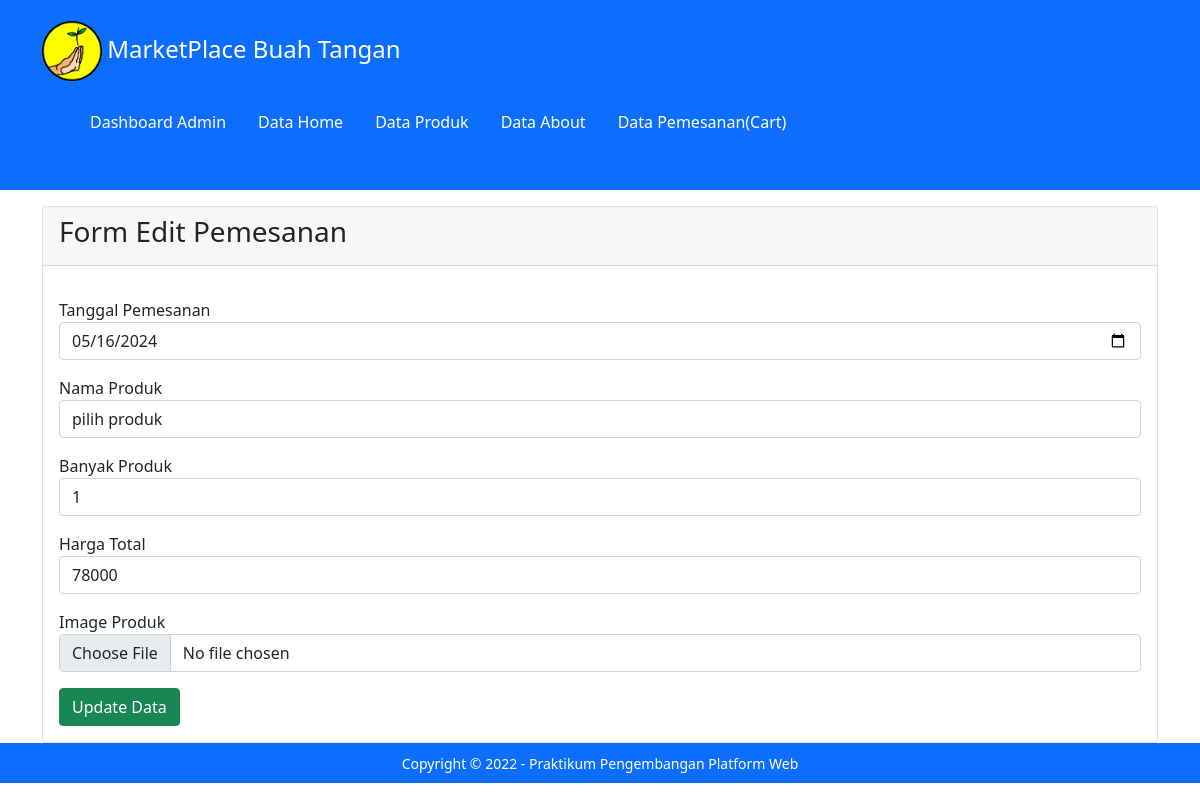
The app's page /editform_datapemesanan.php?kd_pemesanan=10 (signed in) with its own data.
### tables this page shows
CREATE TABLE `pemesanan` (
  `kd_pemesanan` int(4) NOT NULL,
  `tanggal_pemesanan` date NOT NULL,
  `namaproduk` varchar(255) NOT NULL,
  `banyakproduk` int(100) NOT NULL,
  `totalhargaproduk` int(100) NOT NULL,
  `imageproduk` varchar(128) NOT NULL
);

### editform_datapemesanan.php (the view, shortened to what this page needs)
<!DOCTYPE html>
<html lang="en">
<head>
	<link rel="stylesheet" href="assets/css/bootstrap.css">
</head>
<body>
	<?php
	$kd_pemesanan = $_GET['kd_pemesanan'];
	include('koneksi.php');
	$query = "SELECT * FROM pemesanan WHERE kd_pemesanan='$kd_pemesanan'";
	$result = mysqli_query($koneksi, $query);
	?>
<header>
<div>
		<div class="p-2 mb-1 bg-primary text-white">
		<div class="section">
		<div class="container">
		<nav class="navbar">
        <a class="navbar-brand text-white">
            <img src="assets/image/Logo.png" alt="Logo" width="60" height="60">
            <h4 class="d-inline-block align-text-top">MarketPlace Buah Tangan</h4>
        </a>
            <ul class="navbar text-white justify-content-end">
        <li class="navbar text-white">
            <a class="nav-link text-white" href="halaman_admin.php">Dashboard Admin</a>
        </li>
        <li class="navbar text-white">
            <a class="nav-link text-white" href="admin_datahome.php">Data Home</a>
        </li>
        <li class="navbar text-white">
            <a class="nav-link text-white" href="admin_dataproduk.php">Data Produk</a>
        </li>
        <li class="navbar text-white">
            <a class="nav-link text-white" href="admin_dataabout.php">Data About</a>
        </li>
        <li class="navbar text-white">
            <a class="nav-link text-white" href="admin_datapemesanan.php">Data Pemesanan(Cart)</a>
        </li>
        </ul>
	   </div>
	  </div>
	</div>
</div>
</header>
	<div class="container">
		<div class="card mt-3">
			<div class="card-header">
				<h3>Form Edit Pemesanan</h3>
			</div>
			<div class="card-body">
				<form role="form" action="edit_datapemesanan.php" method="get" enctype="multipart/form-data" >
					<?php
					while ($row = mysqli_fetch_assoc($result)) {
					?>
						<div class="form-group mt-3">
							<label>Tanggal Pemesanan</label>
							<input type="date" name="tanggal_pemesanan" class="form-control" value="<?php echo $row['tanggal_pemesanan']; ?>">
						</div>
						<div class="form-group mt-3">
							<label><th>Nama Produk</th></label>
    						<select type="text" class="form-control" name="namaproduk" id="namaproduk" value="<?php echo $row['namaproduk']; ?>">
							<option>pilih produk</option>
							</select>
						</div>
                        <div class="form-group mt-3">
							<label><th>Banyak Produk</th></label>
							<input type="number" name="banyakproduk" class="form-control" value="<?php echo $row['banyakproduk']; ?>">
						</div>
                        <div class="form-group mt-3">
							<label><th>Harga Total</th></label>
							<input type="number" name="totalhargaproduk" class="form-control" value="<?php echo $row['totalhargaproduk']; ?>">
						</div>
                        <div class="form-group mt-3">
							<label><th>Image Produk</th></label>
							<input type="file" name="imageproduk" class="form-control" value="<?php echo $row['imageproduk']; ?>">
						</div>
						<button type="submit" class="btn btn-success mt-3">Update Data</button>
					<?php
					}
					?>
				</form>
			</div>
		</div>
	</div>
	<footer>
	<div class="text-center p-2 mb-1 bg-primary text-white">
        <small>Copyright &copy; 2022 - Praktikum Pengembangan Platform Web</small>
	</div>
	</footer>
</body>
</html>

### records on screen
pemesanan: tanggal_pemesanan "05/16/2024", namaproduk "pilih produk", banyakproduk "1", totalhargaproduk "78000"
